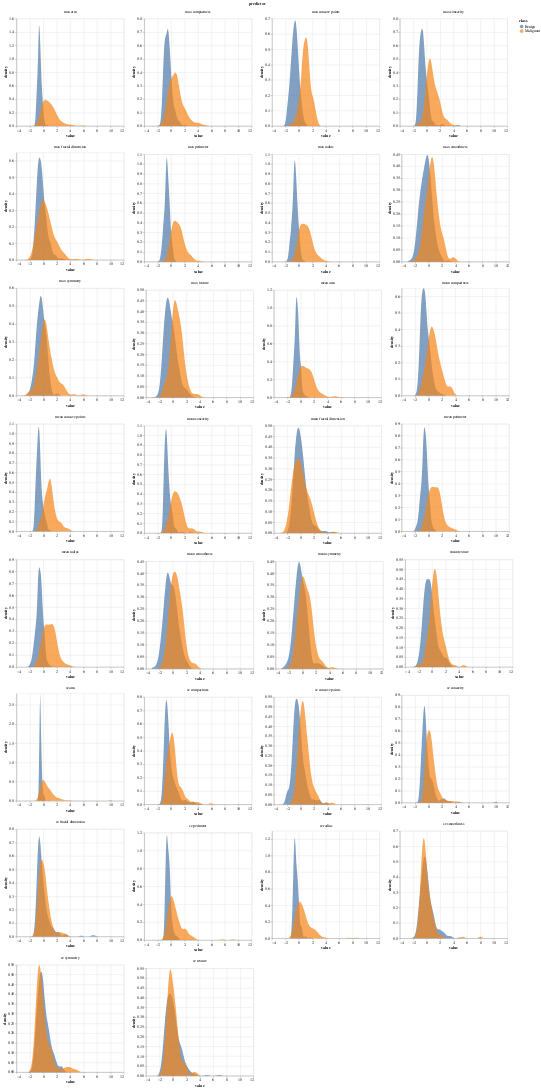

Notebook code cell kept with this figure:
### Code cell
# exploratory data analysis - visualize predictor distributions across classes
alt.data_transformers.enable('vegafusion')

alt.Chart(cancer_train_melted).transform_density(
    'value',
    groupby=['class', 'predictor']
).mark_area(opacity=0.7).encode(
    x="value:Q",
    y=alt.Y('density:Q').stack(False),
    color='class:N'
).facet(
    'predictor:N',
    columns=4
).resolve_axis(
    x='independent',
    y='independent'
).resolve_scale(
    x='independent', 
    y='independent'
)

### Figure 1 — Vega specification as saved in the notebook (floating-point values rounded to 4 significant figures; data arrays with more than 128 entries replaced by an {"elided": "..."} marker saying what was removed)
{"$schema": "https://vega.github.io/schema/vega/v5.json", "data": [{"name": "_server_source_0", "values": {"elided": "12780 records"}}, {"name": "source_0", "source": "_server_source_0", "transform": [{"type": "kde", "resolve": "shared", "field": "value", "groupby": ["class", "predictor"], "as": ["value", "density"]}]}, {"name": "source_0_color_domain_class", "source": "source_0", "transform": [{"type": "aggregate", "groupby": ["class"], "fields": [], "ops": [], "as": []}, {"type": "formula", "expr": "datum['class']", "as": "sort_field"}, {"type": "project", "fields": ["class"]}]}], "signals": [{"name": "child_width", "value": 300}, {"name": "child_height", "value": 300}], "marks": [{"type": "group", "name": "facet-title", "title": {"text": "predictor", "style": "guide-title", "offset": 10}, "role": "column-title"}, {"type": "group", "name": "cell", "from": {"facet": {"data": "source_0", "name": "facet", "groupby": ["predictor"]}}, "sort": {"field": ["datum[\"predictor\"]"], "order": ["ascending"]}, "encode": {"update": {"height": {"signal": "child_height"}, "width": {"signal": "child_width"}}}, "data": [{"name": "facet_child_x_domain_value_1", "source": "facet", "transform": [{"type": "formula", "expr": "+datum['value']", "as": "value"}, {"type": "aggregate", "groupby": [], "fields": ["value", "value"], "ops": ["min", "max"], "as": ["min", "max"]}]}, {"name": "facet_child_y_domain_density_1", "source": "facet", "transform": [{"type": "formula", "expr": "+datum['density']", "as": "density"}, {"type": "aggregate", "groupby": [], "fields": ["density", "density"], "ops": ["min", "max"], "as": ["min", "max"]}]}], "marks": [{"type": "group", "name": "child_pathgroup", "from": {"facet": {"data": "facet", "name": "faceted_path_child_main", "groupby": ["class"]}}, "encode": {"update": {"height": {"field": {"signal": null, "datum": null, "group": "height", "parent": null}}, "width": {"field": {"signal": null, "datum": null, "group": "width", "parent": null}}}}, "marks": [{"type": "area", "name": "child_marks", "from": {"data": "faceted_path_child_main"}, "sort": {"field": "datum[\"value\"]"}, "encode": {"update": {"y": {"field": "density", "scale": "child_y"}, "fill": {"field": "class", "scale": "color"}, "description": {"signal": "\"value: \" + (format(datum[\"value\"], \"\")) + \"; density: \" + (format(datum[\"density\"], \"\")) + \"; class: \" + (isValid(datum[\"class\"]) ? datum[\"class\"] : \"\"+datum[\"class\"])"}, "defined": {"signal": "isValid(datum[\"value\"]) && isFinite(+datum[\"value\"]) && isValid(datum[\"density\"]) && isFinite(+datum[\"density\"])"}, "opacity": {"value": 0.7}, "x": {"field": "value", "scale": "child_x"}, "y2": {"value": 0, "scale": "child_y"}, "orient": {"value": "vertical"}}}, "style": ["area"]}]}], "scales": [{"name": "child_x", "type": "linear", "domain": [{"signal": "(data(\"facet_child_x_domain_value_1\")[0] || {}).min"}, {"signal": "(data(\"facet_child_x_domain_value_1\")[0] || {}).max"}], "range": [0, {"signal": "child_width"}], "zero": false, "nice": true}, {"name": "child_y", "type": "linear", "domain": [{"signal": "(data(\"facet_child_y_domain_density_1\")[0] || {}).min"}, {"signal": "(data(\"facet_child_y_domain_density_1\")[0] || {}).max"}], "range": [{"signal": "child_height"}, 0], "nice": true, "zero": true}], "axes": [{"scale": "child_x", "gridScale": "child_y", "grid": true, "labels": false, "aria": false, "maxExtent": 0, "domain": false, "orient": "bottom", "minExtent": 0, "tickCount": {"signal": "ceil(child_width/40)"}, "zindex": 0, "ticks": false}, {"scale": "child_y", "aria": false, "domain": false, "gridScale": "child_x", "labels": false, "orient": "left", "grid": true, "tickCount": {"signal": "ceil(child_height/40)"}, "maxExtent": 0, "minExtent": 0, "ticks": false, "zindex": 0}, {"scale": "child_x", "tickCount": {"signal": "ceil(child_width/40)"}, "labelOverlap": true, "labelFlush": true, "zindex": 0, "orient": "bottom", "title": "value", "grid": false}, {"scale": "child_y", "orient": "left", "title": "density", "zindex": 0, "grid": false, "labelOverlap": true, "tickCount": {"signal": "ceil(child_height/40)"}}], "title": {"text": {"signal": "isValid(parent[\"predictor\"]) ? parent[\"predictor\"] : \"\"+parent[\"predictor\"]"}, "style": "guide-label", "frame": "group", "offset": 10}, "style": "cell"}], "scales": [{"name": "color", "type": "ordinal", "domain": {"data": "source_0_color_domain_class", "field": "class", "sort": true}, "range": "category"}], "legends": [{"fill": "color", "symbolType": "circle", "title": "class", "encode": {"symbols": {"update": {"opacity": {"value": 0.7}}}}}], "layout": {"padding": 20, "bounds": "full", "align": "none", "columns": 4}, "padding": 5, "background": "white"}
